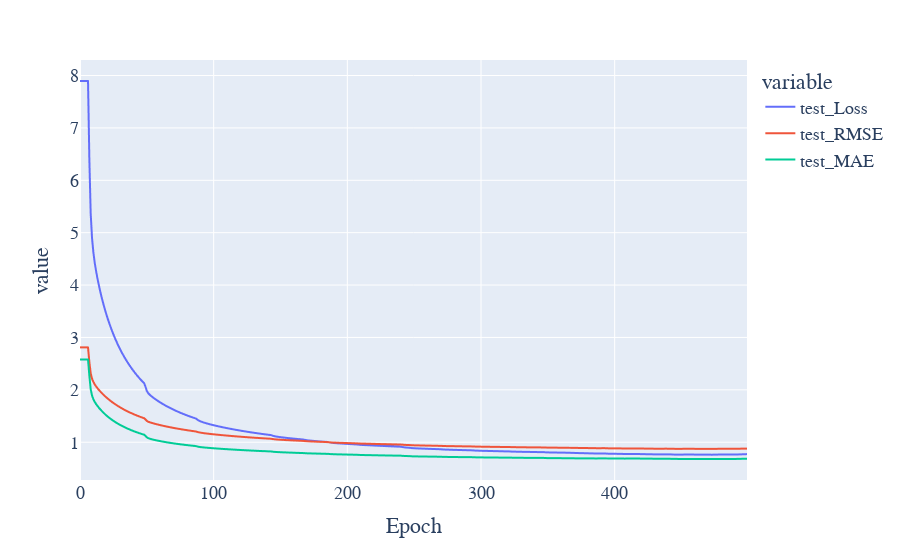

The cell this chart's notebook holds for it:
### Markdown cell above
### SVT Analysis

### Code cell
with open('results.json') as f:
    hists = json.load(f)

best = min(hists, key= lambda x: min(x.get('hist',{}).get('test_RMSE', [float('inf')])))
svt_best_tau = best['tau']
svt_best_delta = best['delta']
svt_best_n_epochs = np.argmin(best['hist']['test_RMSE'])
best_hist = best['hist']
plot_experiment(best_hist)

plot_color_map(hists, 'delta', 'tau')

### Figure 1 — Plotly figure (JSON) as saved in the notebook; plotly's stock layout.template omitted (floating-point values rounded to 4 significant figures; data arrays with more than 128 entries replaced by an {"elided": "..."} marker saying what was removed)
{"data": [{"hovertemplate": "variable=test_Loss<br>Epoch=%{x}<br>value=%{y}<extra></extra>", "legendgroup": "test_Loss", "line": {"color": "#636efa", "dash": "solid"}, "mode": "lines", "name": "test_Loss", "showlegend": true, "type": "scattergl", "x": {"elided": "500 int values"}, "xaxis": "x", "y": {"elided": "500 float values"}, "yaxis": "y"}, {"hovertemplate": "variable=test_RMSE<br>Epoch=%{x}<br>value=%{y}<extra></extra>", "legendgroup": "test_RMSE", "line": {"color": "#EF553B", "dash": "solid"}, "mode": "lines", "name": "test_RMSE", "showlegend": true, "type": "scattergl", "x": {"elided": "500 int values"}, "xaxis": "x", "y": {"elided": "500 float values"}, "yaxis": "y"}, {"hovertemplate": "variable=test_MAE<br>Epoch=%{x}<br>value=%{y}<extra></extra>", "legendgroup": "test_MAE", "line": {"color": "#00cc96", "dash": "solid"}, "mode": "lines", "name": "test_MAE", "showlegend": true, "type": "scattergl", "x": {"elided": "500 int values"}, "xaxis": "x", "y": {"elided": "500 float values"}, "yaxis": "y"}], "layout": {"font": {"family": "Courier New, monospace", "size": 18}, "hoverlabel": {"font": {"family": "Rockwell", "size": 12}}, "legend": {"title": {"text": "variable"}, "tracegroupgap": 0}, "margin": {"t": 60}, "xaxis": {"anchor": "y", "domain": [0, 1], "showspikes": true, "title": {"text": "Epoch"}}, "yaxis": {"anchor": "x", "domain": [0, 1], "title": {"text": "value"}}}}
